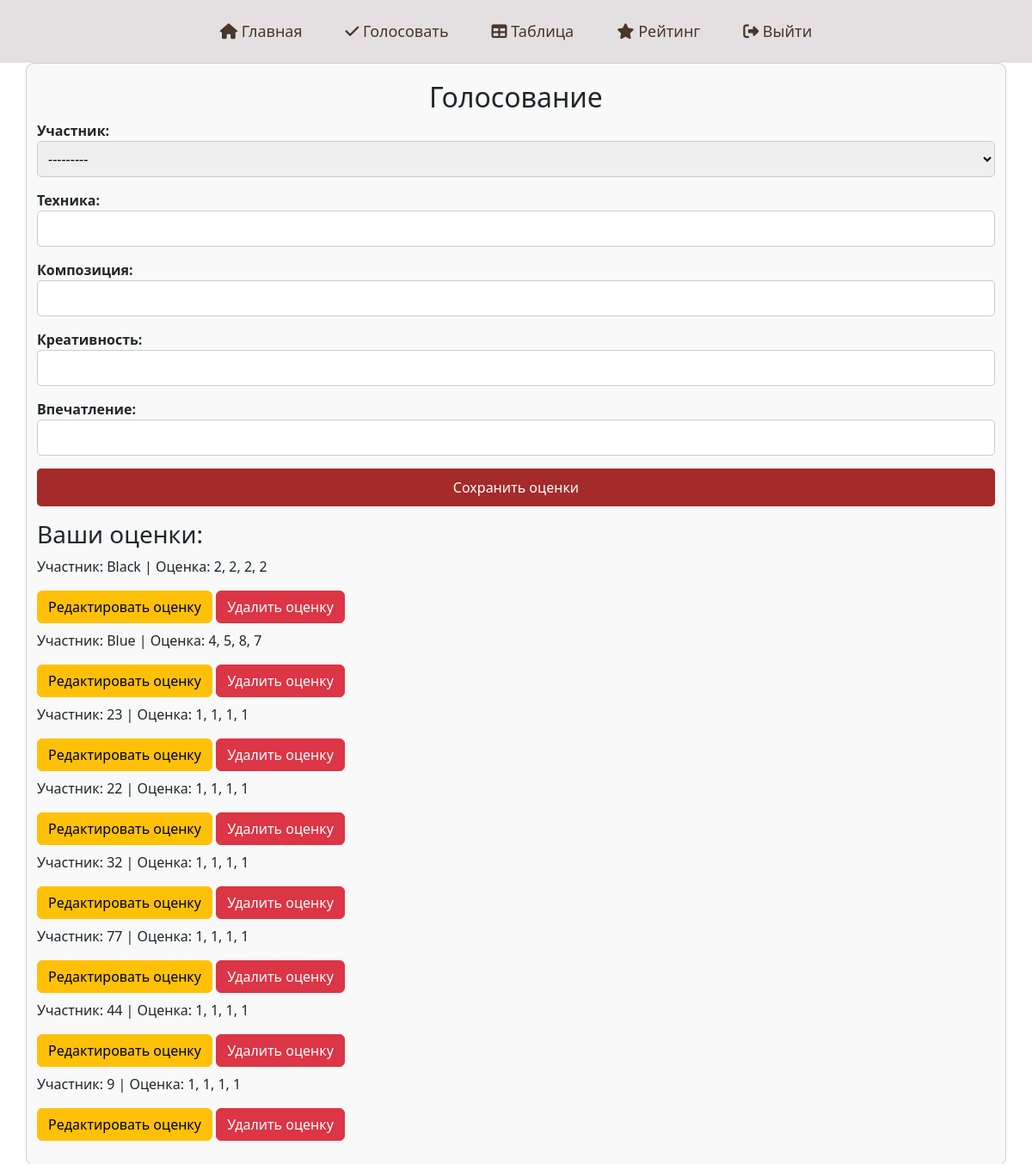
The app's page /vote/ (signed in), older data.
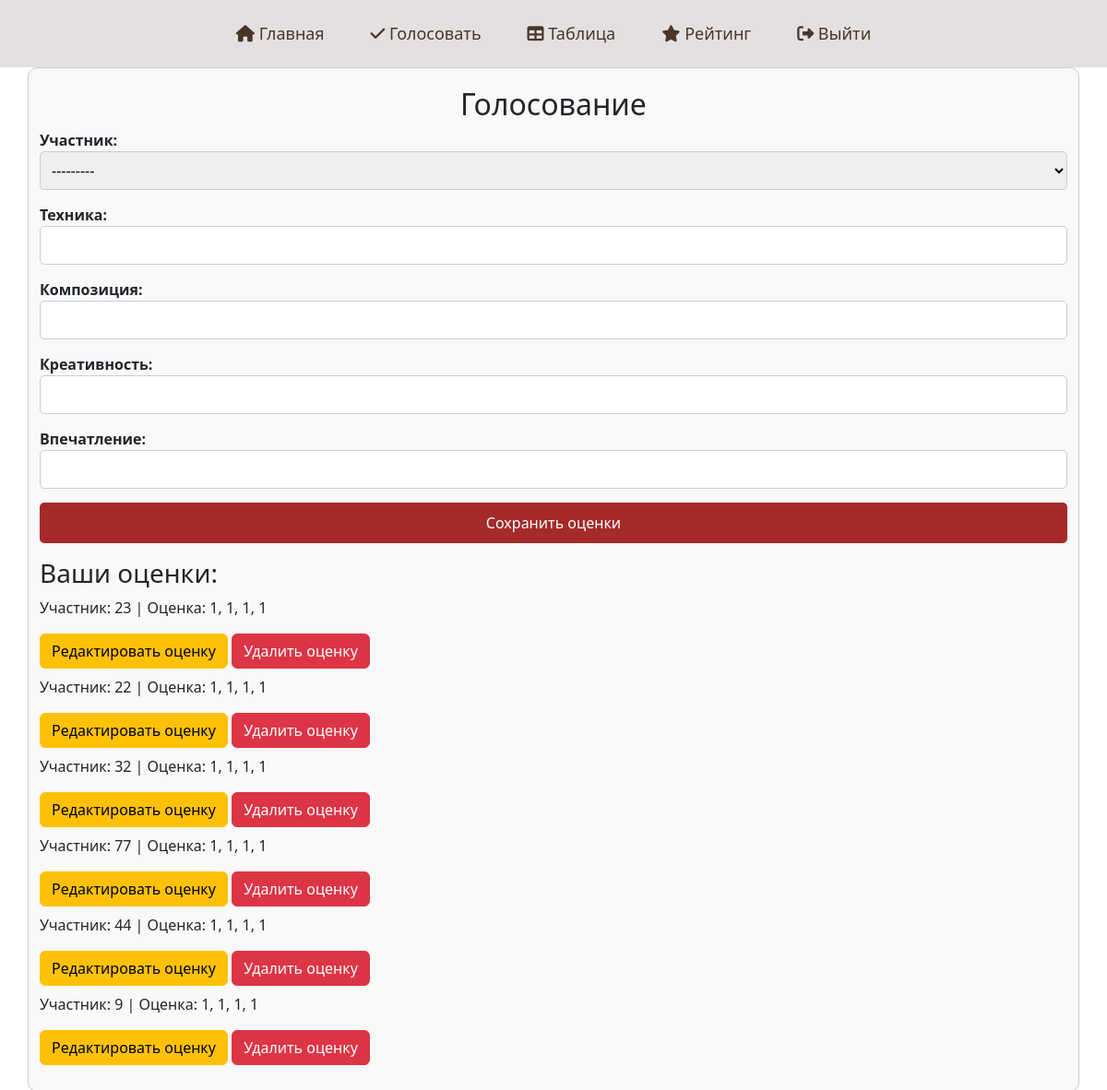
The same page, newer data.
### vote/models.py (models this page shows, shortened)
class Score(models.Model):
    jury = models.ForeignKey(User, on_delete=models.CASCADE)  # Жюри
    participant = models.ForeignKey(Participant, on_delete=models.CASCADE)  # Участник
    technique = models.IntegerField()
    composition = models.IntegerField()
    creativity = models.IntegerField()
    impression = models.IntegerField()

### main/models.py (models this page shows)
class Participant(models.Model):
    number = models.PositiveIntegerField('Номер',unique=True)  # Уникальный номер участника
    name = models.CharField('Название', max_length=200)  # Имя участника
    def __str__(self):
        return f"{self.number} - {self.name}"
    class Meta:
        verbose_name = 'Участник'
        verbose_name_plural = 'Участники'

### vote/views.py (the view)
# urls.py: path('', views.vote_page, name ='vote_page'),
@login_required
def vote_page(request):
    success_message = None
    error_message = None
    scores = Score.objects.filter(jury=request.user)
    if request.method == 'POST':
        form = ScoreForm(request.POST)
        if form.is_valid():
            participant = form.cleaned_data['participant']
            existing_score = Score.objects.filter(jury=request.user, participant=participant).first()
            if existing_score:
                error_message = "Вы уже оценили данного участника!"
            else:
                score = form.save(commit=False)
                score.jury = request.user  # Текущий пользователь - жюри
                score.save()
                success_message = "Оценки успешно сохранены!"
                form = ScoreForm()  # Очищаем форму после успешного сохранения
    else:
        form = ScoreForm()
    participants = Participant.objects.all()  # Получаем всех участников для выбора
    return render(request, 'vote/vote.html', {
        'form': form,
        'participants': participants,
        'success_message': success_message,
        'error_message': error_message,
        'scores': scores,  # Передаем все оценки текущего пользователя
    })

### vote/forms.py
class ScoreForm(forms.ModelForm):
    participant = forms.ModelChoiceField(queryset=Participant.objects.all(), label="Участник")
    class Meta:
        model = Score
        fields = ['participant', 'technique', 'composition', 'creativity', 'impression']
        labels = {
            'technique': 'Техника',
            'composition': 'Композиция',
            'creativity': 'Креативность',
            'impression': 'Впечатление',
        }
        widgets = {
            'technique': forms.NumberInput(attrs={'min': 0, 'max': 10}),
            'composition': forms.NumberInput(attrs={'min': 0, 'max': 10}),
            'creativity': forms.NumberInput(attrs={'min': 0, 'max': 10}),
            'impression': forms.NumberInput(attrs={'min': 0, 'max': 10}),
        }

### vote/templates/vote/vote.html (shortened to what this page needs)
{% load static %}
<!DOCTYPE html>
<html lang="ru">
<head>
    <link rel="stylesheet" href="{% static 'vote/css/vote.css' %}">
    <link rel="stylesheet" href="https://cdn.jsdelivr.net/npm/bootstrap@5.3.3/dist/css/bootstrap.min.css">
    <link rel="stylesheet" href="https://use.fontawesome.com/releases/v6.6.0/css/all.css">
</head>
<body>
<header>
    <nav class="navbar">
        <ul class="navbar-menu">
            <li><a href="{% url 'main' %}"><i class="fa-solid fa-house"></i> Главная</a></li>
            <li><a href="{% url 'vote_page' %}"><i class="fa-solid fa-check"></i> Голосовать</a></li>
            <li><a href="{% url 'participant_scores' %}"><i class="fa-solid fa-table"></i> Таблица</a></li>
            <li><a href="#"><i class="fa-solid fa-star"></i> Рейтинг</a></li>
            <li><a href="{% url 'signup' %}"><i class="fa-solid fa-right-from-bracket"></i> Выйти</a></li>
        </ul>
    </nav>
</header>
<div class="container">
    <h2>Голосование</h2>
    <form method="post">
        <div class="form-group">
            <label for="{{ form.participant.id_for_label }}">Участник:</label>
            {{ form.participant }}
        </div>
        <div class="form-group">
            <label for="{{ form.technique.id_for_label }}">Техника:</label>
            {{ form.technique }}
        </div>
        <div class="form-group">
            <label for="{{ form.composition.id_for_label }}">Композиция:</label>
            {{ form.composition }}
        </div>
        <div class="form-group">
            <label for="{{ form.creativity.id_for_label }}">Креативность:</label>
            {{ form.creativity }}
        </div>
        <div class="form-group">
            <label for="{{ form.impression.id_for_label }}">Впечатление:</label>
            {{ form.impression }}
        </div>
        <button type="submit" class="btn">Сохранить оценки</button>
    </form>
    <div class="mt-3">
        <h3>Ваши оценки:</h3>
        {% if scores %}
            {% for score in scores %}
                <div class="mb-2">
                    <p>Участник: {{ score.participant.name }} | Оценка: {{ score.technique }}, {{ score.composition }}, {{ score.creativity }}, {{ score.impression }}</p>
                    <a href="{% url 'edit_score' score.id %}" class="btn btn-warning">Редактировать оценку</a>
                    <a href="{% url 'delete_score' score.id %}" class="btn btn-danger" onclick="return confirm('Вы уверены, что хотите удалить эту оценку?');">Удалить оценку</a>
                </div>
            {% endfor %}
        {% else %}
            <p>Оценок нет.</p>
        {% endif %}
    </div>
</div>
</body>
</html>

Row changes from the older to the newer data that the page shows:
removed Score: participant.name "Black", technique "2", composition "2", creativity "2", impression "2"
removed Score: participant.name "Blue", technique "4", composition "5", creativity "8", impression "7"
